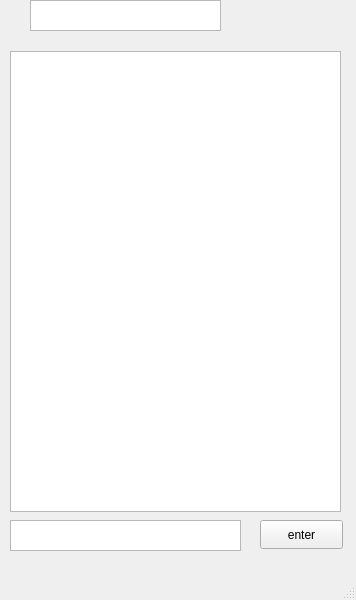
<?xml version="1.0" encoding="UTF-8"?>
<ui version="4.0">
 <class>autocorrect</class>
 <widget class="QMainWindow" name="autocorrect">
  <property name="geometry">
   <rect>
    <x>0</x>
    <y>0</y>
    <width>356</width>
    <height>600</height>
   </rect>
  </property>
  <property name="windowTitle">
   <string>MainWindow</string>
  </property>
  <widget class="QWidget" name="centralwidget">
   <widget class="QTextBrowser" name="textBrowser">
    <property name="geometry">
     <rect>
      <x>10</x>
      <y>51</y>
      <width>331</width>
      <height>461</height>
     </rect>
    </property>
   </widget>
   <widget class="QPushButton" name="pushButton">
    <property name="geometry">
     <rect>
      <x>260</x>
      <y>520</y>
      <width>83</width>
      <height>29</height>
     </rect>
    </property>
    <property name="text">
     <string>enter</string>
    </property>
   </widget>
   <widget class="QTextEdit" name="textEdit_2">
    <property name="geometry">
     <rect>
      <x>10</x>
      <y>520</y>
      <width>231</width>
      <height>31</height>
     </rect>
    </property>
   </widget>
   <widget class="QTextBrowser" name="textBrowser_2">
    <property name="geometry">
     <rect>
      <x>30</x>
      <y>0</y>
      <width>191</width>
      <height>31</height>
     </rect>
    </property>
   </widget>
  </widget>
  <widget class="QMenuBar" name="menubar">
   <property name="geometry">
    <rect>
     <x>0</x>
     <y>0</y>
     <width>356</width>
     <height>25</height>
    </rect>
   </property>
  </widget>
  <widget class="QStatusBar" name="statusbar"/>
 </widget>
 <resources/>
 <connections/>
</ui>
